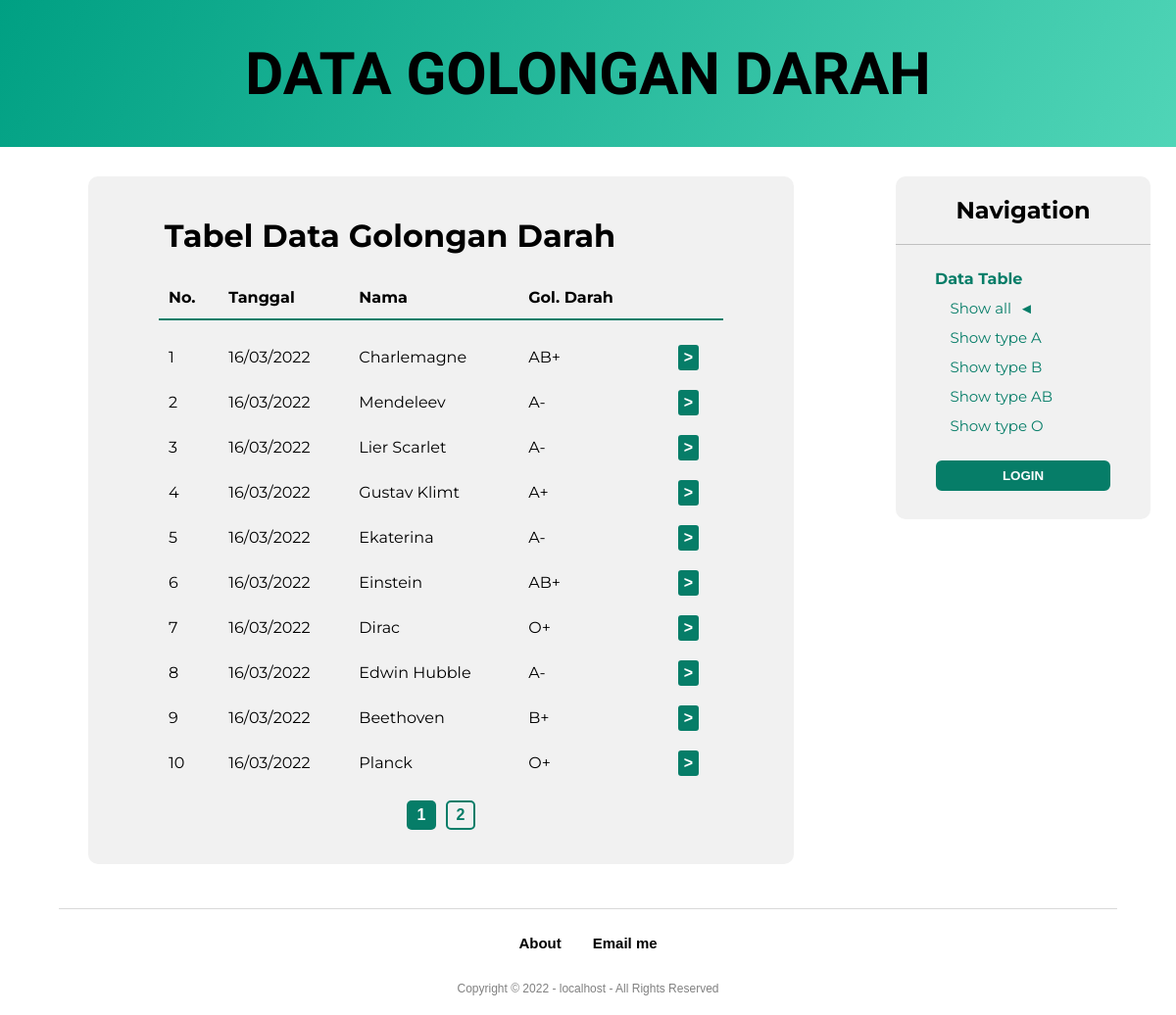
Screenshot of /index.php?show=all with the database file from the repository.
### tables this page shows
CREATE TABLE `blood_groups` (
  `id` varchar(20) NOT NULL,
  `ts` varchar(30) NOT NULL,
  `groups` varchar(2) NOT NULL,
  `rhesus` varchar(2) NOT NULL,
  `statuss` varchar(10) NOT NULL,
  `nama` varchar(50) NOT NULL,
  `alamat` varchar(100) NOT NULL,
  `telp` varchar(20) NOT NULL
);

### functions.php (called while the page is built, shortened)
<?php
    require 'connections.php';
    function querying($value){
        global $connection;
        $result = mysqli_query($connection, $value);
        $rows = [];
        while ($row = mysqli_fetch_assoc($result)){
            $rows[] = $row;
        }
        return $rows;
    }
?>

### index.php (the view, shortened to what this page needs)
<?php
    require 'functions.php';
    $TLine = 10;
    $CPage = !empty($_GET["page"]) ? $_GET["page"] : 1 ;
    $SRows = $TLine * $CPage - $TLine;
    if (!empty($_GET['show'])){
        if ($_GET['show'] != "all"){
            $shows = $_GET['show'];
            $TRows = count(querying("SELECT * FROM blood_groups WHERE statuss LIKE 'accepted' AND groups LIKE '$shows'"));
            $accepteddata = querying("SELECT * FROM blood_groups WHERE statuss LIKE 'accepted' AND groups LIKE '$shows' ORDER BY id DESC LIMIT $SRows, $TLine");
        }else{
            $TRows = count(querying("SELECT * FROM blood_groups WHERE statuss LIKE 'accepted'"));
            $accepteddata = querying("SELECT * FROM blood_groups WHERE statuss LIKE 'accepted' ORDER BY id DESC LIMIT $SRows, $TLine");
        }
    }else{
        header("location: index.php?show=all");
    }
    $TPage = ceil($TRows/$TLine);
?>
<!DOCTYPE html>
<html lang="id">
<head>
    <link rel="stylesheet" href="styles.css">
</head>
<body>
    <div class="container">
        <div class="header">
            <h1>DATA GOLONGAN DARAH</h1>
        </div>
        <div class="content">
            <div class="card">
                <h1>Tabel Data Golongan Darah</h1>
                <div class="mytable">
                <table>
                    <thead>
                        <tr>
                        <th>No.</th>
                        <th>Tanggal</th>
                        <th>Nama</th>
                        <th>Gol. Darah</th>
                        <th class="opt"></th>
                        </tr>
                    </thead>
                    <tbody>
                        <tr class="space"><td></td><td></td><td></td><td></td><td></td></tr>
                        <?php $num = 1 ?>
                        <?php foreach($accepteddata as $row): ?>
                            <?php if (!empty($detaileddata)): ?>
                                <?php if ($row["id"] == $detaileddata["id"]): ?>
                                    <tr class="selected">
                                <?php else: ?>
                                    <tr>
                                <?php endif ?>
                            <?php else: ?>
                                <tr>
                            <?php endif ?>
                            <td><?= $num; $num++ ?></td>
                            <td><?= date("d/m/Y", $row["id"]) ?></td>
                            <td><?= $row["nama"] ?></td>
                            <td><?= $row["groups"] . $row["rhesus"] ?></td>
                            <td class="opt">
                                <a href="?getdetail=<?= $row["id"] . "&page=" . $CPage . "&show=" . $_GET['show'] ?>"><input style="width: fit-content;" class="detail" type="submit" value=">"></a>
                            </td>
                            </tr>
                        <?php endforeach ?>
                    </tbody>
                </table>
                </div>
                <?php if ($TPage > 1): ?>
                    <div class="pagging">
                        <?php for ($s = 1; $s <= $TPage; $s++): ?>
                            <a href="?page=<?= $s . "&show=" . $_GET['show'] ?>">
                                <?php if ($s == $CPage): ?>
                                    <input class="spage" type="submit" value="<?= $s ?>">
                                <?php else: ?>
                                    <input class="page" type="submit" value="<?= $s ?>">
                                <?php endif ?>
                            </a>
                        <?php endfor ?>
                    </div>
                <?php endif ?>
            </div>
        </div>
        <div class="sidebar">
            <div class="users">
                <h2>Navigation</h2>
                <div style="margin-top: 25px; margin-bottom: 5px ;"><label>Data Table</label></div>
                <div class="menu-show">
                    <?php $type = ["all","A","B","AB","O"] ?>
                    <?php for ($s = 0; $s < 5; $s++): ?>
                        <a href="?show=<?= $type[$s] ?>"><input style="font-family: montserrat;" type="submit" value="Show <?php if($s > 0){echo "type ";} echo $type[$s] . " "; if($type[$s] == $_GET['show']){echo " ◄";} ?>"></a><br>
                    <?php endfor ?>
                </div><br>
                <?php if (!empty($_SESSION['login'])): ?>
                    <div class="link"><a href="manage.php"><input type="submit" value="MANAGE DATA"></a></div>
                    <div class="link"><a href="getting.php?get=logoutme"><input type="submit" value="LOGOUT"></a></div><br>
                <?php else: ?>
                    <div class="link"><a href="login.php"><input type="submit" value="LOGIN"></a></div><br>
                <?php endif ?>
            </div>
            <?php if (!empty($detaileddata)): ?>
                <div class="details">
                    <div class="exit"><a href="?page=<?= $CPage ?>"><input type="submit" value="X"></a></div>
                    <h2>Detail</h2>
                    <div class="detailbox"><br>
                        <label>Nama</label>
                        <p><?= $detaileddata["nama"] ?></p>
                    </div>
                    <div class="detailbox">
                        <label>Golongan Darah</label>
                        <p><?= $detaileddata["groups"] . $detaileddata["rhesus"] ?></p>
                    </div>
                    <div class="detailbox">
                        <label>Tanggal Ambil</label>
                        <p><?= date("d/m/Y", $detaileddata["id"]) ?></p>
                    </div>
                    <?php if (!empty($_SESSION['login'])): ?>
                        <?php if (!empty($detaileddata["alamat"])): ?>
                            <div class="detailbox">
                                <label>Alamat</label>
                                <p><?= $detaileddata["alamat"] ?></p>
                            </div>
                        <?php endif ?>
                        <?php if (!empty($detaileddata["telp"])): ?>
                            <div class="detailbox">
                                <label>No. Telepon</label>
                                <p><?= $detaileddata["telp"] ?></p>
                            </div>
                        <?php endif ?>
                        <div class="link"><a href="getting.php?get=edit&id=<?= $detaileddata["id"] ?>"><input class="edit" type="submit" value="Edit"></a></div>
                        <div class="link"><a href="getting.php?get=hapus&id=<?= $detaileddata["id"] ?>" onclick="return confirm('Delete data?')"><input class="hapus" type="submit" value="Hapus"></a></div>
                    <?php endif ?><br>
                </div>
            <?php endif ?><br><br>
        </div>
        <div class="footer">
            <div class="endline"> </div>
            <div class="menu">
                <a href="about.php"><input type="submit" value="About"></a>
                <a href="mailto:farras.live@outlook.com?subject=Github-Code,%20Database%20Golongan%20Darah"><input type="submit" value="Email me"></a>
            </div>
            <div class="copyright">
                <p>Copyright © 2022 - <?= $_SERVER['SERVER_NAME'] ?> - All Rights Reserved</p>
            </div>
        </div>
    </div>
</body>
</html>

### styles.css (style rules this page uses)
body { margin: 0; padding: 0; background-color: white; }
.container { width: 100%; display: grid; grid-template: [H1] 'header header' 150px [H2] 'content sidebar' min-content [H3] 'footer footer' min-content [H4] / [V1] 1fr [V2] 300px [V3]; }
.header { grid-area: header; background: linear-gradient(300deg, #50D5B7, #00A083); width: 100%; box-sizing: border-box; justify-content: center; text-align: center; font-size: 30px; font-family: 'Signika', sans-serif; }
.content { grid-area: content; background-color: white; width: 100%; box-sizing: border-box; padding: 30px 0; }
.card { font-family: 'Montserrat', sans-serif; position: relative; margin-bottom: 15px; left: 50%; transform: translateX(-50%); width: 80%; min-width: 650px; background-color: rgb(241, 241, 241); border-radius: 10px; padding-top: 20px; padding-bottom: 20px; }
.card h1 { padding-left: 10.8%; }
.card .mytable { position: relative; left: 50%; transform: translateX(-50%); width: 80%; background-color: rgb(241, 241, 241); border-radius: 0px; }
.card table { border-collapse: collapse; min-width: 100%; }
.card .mytable thead tr { border-bottom: 2px solid #067D68; text-align: left; }
.card .mytable th { padding: 12px 10px; }
.card .mytable td { padding: 8px 10px; }
.card tbody .space td { padding:0; height: 15px; }
.card .opt { text-align: center; }
.card a { padding: 5px; align-items: center; }
.card .mytable input[type="submit"] { width: 80px; height: 30px; margin: 0; border: 2px solid rgb(241, 241, 241); font-size: 16px; font-weight: 700; border-radius: 5px; cursor: pointer; outline: none; color: white; }
.card a .detail { border: 2px solid rgb(241, 241, 241); background: #067D68; font-size: 16px; transition: .3s; }
.card .pagging { display: flex; justify-content: center; position: relative; left: 50%; transform: translateX(-50%); width: 80%; height: 60px; background-color: rgb(241, 241, 241); }
.card .pagging a { padding: 5px; }
.card .pagging input { cursor: pointer; outline: none; margin-top: 10px; height: 30px; width: 30px; font-weight: 700; font-size: 16px; border-radius: 5px; transition: .3s; }
.card .pagging .page { border: 2px solid #067D68; background-color: rgb(241, 241, 241); color: #067D68; }
.card .pagging .spage { border: none; background-color: #067D68; color: white; }
.sidebar { font-family: 'Montserrat', sans-serif; margin: 0; padding: 0; overflow: hidden; grid-area: sidebar; width: 100%; box-sizing: border-box; background-color: white; }
.users { position: relative; top: 10px; left: 48%; transform: translatex(-50%); width: 260px; background-color: rgb(241, 241, 241); border-radius: 10px; }
.users h2 { text-align: center; padding: 20px; border-bottom: 1px solid silver; pointer-events: none; }
.users label { position: relative; left: 40px; color: #067D68; font-size: 16px; pointer-events: none; font-weight: bold; }
.users .menu-show { position: relative; padding-left: 17.5%; width: 65%; }
.users .menu-show input { border-radius: 5px; border: 0; width: 100%; margin-top: 1px; padding: 5px 10px; background-color: transparent; color: #067D68; font-size: 15px; text-align: left; }
.users .link { padding-bottom: 8px; }
.users .link a input[type="submit"] { position: relative; left: 15%; width: 70%; height: 35px; border: 2px solid rgb(241, 241, 241); background: #067D68; border-radius: 8px; font-weight: 700; color: white; cursor: pointer; outline: none; }
.users .link a input[type="submit"] { background-color: #067D68; transition: .3s; }
.footer { grid-area: footer; width: 100%; box-sizing: border-box; padding-top: 0; }
.footer .endline { border-top: 1px solid silver; opacity: 60%; width: 90%; position: relative; left: 50%; transform: translateX(-50%); margin-bottom: 25px; }
.footer .menu { display: flex; justify-content: center; }
.footer .menu a { margin: 0 10px; }
.footer .menu input { border: 0; background-color: white; color: black; font-size: 15px; font-weight: bold; }
.footer .copyright { text-align: center; margin: 30px 0 20px; color: grey; font-family: Helvetica, sans-serif; font-size: 12px; }

### rows the page displays
blood_groups: id "16/03/2022", nama "Charlemagne", groups "AB", rhesus "+"
blood_groups: id "16/03/2022", nama "Mendeleev", groups "A", rhesus "-"
blood_groups: id "16/03/2022", nama "Lier Scarlet", groups "A", rhesus "-"
blood_groups: id "16/03/2022", nama "Gustav Klimt", groups "A", rhesus "+"
blood_groups: id "16/03/2022", nama "Ekaterina", groups "A", rhesus "-"
blood_groups: id "16/03/2022", nama "Einstein", groups "AB", rhesus "+"
blood_groups: id "16/03/2022", nama "Dirac", groups "O", rhesus "+"
blood_groups: id "16/03/2022", nama "Edwin Hubble", groups "A", rhesus "-"
blood_groups: id "16/03/2022", nama "Beethoven", groups "B", rhesus "+"
blood_groups: id "16/03/2022", nama "Planck", groups "O", rhesus "+"

### other values shown
$_SERVER['SERVER_NAME'] "localhost"
